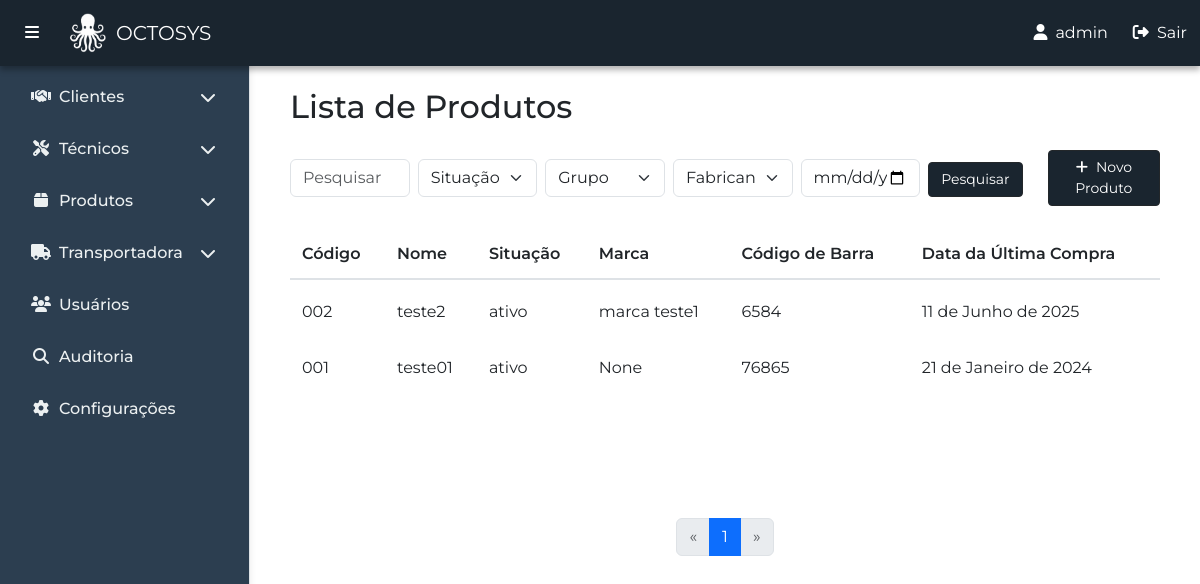
Screenshot of /pt-br/produtos/produtos/ver/ (signed in) with the database file from the repository.
### produtos/models.py (models this page shows, shortened)
class Produto(models.Model):
    SITUACAO_CHOICES = [
        ('ativo', 'Ativo'),
        ('fora_de_linha', 'Fora de linha'),
        ('ruptura', 'Ruptura'),
        ('preco_desatualizado', 'Preço desatualizado'),
        ('consumo_proprio', 'Consumo próprio'),
        ('nao_comercializado', 'Não comercializado'),
    ]
    codigo = models.CharField(max_length=20, unique=True, blank=True, null=True)
    nome = models.CharField(max_length=100)
    grupo = models.ForeignKey(Grupo, on_delete=models.SET_NULL, null=True)
    qtd_entrada = models.IntegerField()
    estoque_minimo = models.IntegerField()
    estoque_maximo = models.IntegerField()
    situacao = models.CharField(max_length=30, choices=SITUACAO_CHOICES, default='ativo')
    fabricante = models.ForeignKey(Fabricante, on_delete=models.SET_NULL, null=True)
    marca = models.ForeignKey(Marca, on_delete=models.SET_NULL, null=True)
    ref_fabricante = models.CharField(max_length=100)
    cod_embalagem = models.CharField(max_length=20, unique=True, blank=True, null=True)
    cod_barra = models.CharField(max_length=50)
    apresentacao = models.CharField(max_length=60)
    data_ultima_compra = models.DateField(blank=True, null=True)
    descricao = models.TextField(blank=True, null=True)

class Marca(models.Model):
    nome = models.CharField(max_length=100)
    def __str__(self):
        return self.nome

### produtos/views.py (the view, shortened to what this page needs)
# urls.py: path('produtos/ver/', views.listar_produtos, name='listar_produtos'),
@login_required
def listar_produtos(request):
    pesquisa = request.GET.get('pesquisa', '')
    situacao = request.GET.get('situacao', '')
    grupo = request.GET.get('grupo', '')
    fabricante = request.GET.get('fabricante', '')
    data_ultima_compra = request.GET.get('data_ultima_compra', '')
    produtos = Produto.objects.all().order_by('-id')
    if situacao:
        produtos = produtos.filter(situacao=situacao)
    if grupo:
        produtos = produtos.filter(grupo_id=grupo)
    if fabricante:
        produtos = produtos.filter(fabricante_id=fabricante)
    if data_ultima_compra:
        produtos = produtos.filter(data_ultima_compra=data_ultima_compra)
    paginator = Paginator(produtos, 5)
    page_number = request.GET.get('page')
    page_obj = paginator.get_page(page_number)
    grupos = Grupo.objects.all()
    fabricantes = Fabricante.objects.all()
    return render(request, 'produtos/produtos.html', {
        'page_obj': page_obj,
        'pesquisa': pesquisa,
        'situacao': situacao,
        'grupo': grupo,
        'fabricante': fabricante,
        'data_ultima_compra': data_ultima_compra,
        'grupos': grupos,
        'fabricantes': fabricantes,
        'Produto': Produto,  # usado para acessar Produto.SITUACAO_CHOICES no template
    })

### produtos/templates/produtos/produtos.html (shortened to what this page needs)
{% extends 'principal/base.html' %}
{% block content %}
<div class="container my-4">
    <h2 class="mb-4">Lista de Produtos</h2>
    <div class="table-responsive">
        <div class="mb-3 d-flex justify-content-between align-items-center">
            <form method="get" class="row g-2 align-items-end">
                <div class="col-md-2">
                    <input type="text" name="pesquisa" placeholder="Pesquisar" class="form-control"
                        value="{{ pesquisa|default:'' }}">
                </div>
                <div class="col-md-2">
                    <select name="situacao" class="form-select">
                        <option value="">Situação</option>
                    </select>
                </div>
                <div class="col-md-2">
                    <select name="grupo" class="form-select">
                        <option value="">Grupo</option>
                    </select>
                </div>
                <div class="col-md-2">
                    <select name="fabricante" class="form-select">
                        <option value="">Fabricante</option>
                    </select>
                </div>
                <div class="col-md-2">
                    <input type="date" name="data_ultima_compra" class="form-control"
                        value="{{ data_ultima_compra|default:'' }}">
                </div>
                <div class="col-md-2">
                    <button type="submit" class="btn btn-dark-custom btn-sm w-auto">
                        Pesquisar
                    </button>
                </div>
            </form>
            <a href="{% url 'produtos:cadastrar_produto' %}" class="btn btn-dark-custom btn-sm w-auto">
                <i class="fas fa-plus me-2"></i>Novo Produto
            </a>
        </div>
        <div class="table-pagination-container">
            <table class="table table-hover custom-table">
                <thead class="custom-thead">
                    <tr>
                        <th scope="col">Código</th>
                        <th scope="col">Nome</th>
                        <th scope="col">Situação</th>
                        <th scope="col">Marca</th>
                        <th scope="col">Código de Barra</th>
                        <th scope="col">Data da Última Compra</th>
                    </tr>
                </thead>
                <tbody>
                    {% for produto in page_obj %}
                    <tr data-bs-toggle="modal"
                        data-bs-target="#modalProduto{{ produto.id }}"
                        style="cursor: pointer;">
                        <td>{{ produto.codigo }}</td>
                        <td>{{ produto.nome }}</td>
                        <td>{{ produto.situacao }}</td>
                        <td>{{ produto.marca }}</td>
                        <td>{{ produto.cod_barra }}</td>
                        <td>{{ produto.data_ultima_compra }}</td>
                    </tr>
                    {% empty %}
                    <tr>
                        <td colspan="6">Nenhum produto encontrado.</td>
                    </tr>
                    {% endfor %}
                </tbody>
            </table>
            <nav aria-label="Navegação de página">
                <ul class="pagination justify-content-center">
                    {% if page_obj.has_previous %}
                        <li class="page-item">
                            <a class="page-link" href="?{% if pesquisa %}pesquisa={{ pesquisa }}&{% endif %}{% if situacao %}situacao={{ situacao }}&{% endif %}{% if marca %}marca={{ marca }}&{% endif %}{% if fabricante %}fabricante={{ fabricante }}&{% endif %}{% if data_ultima_compra %}data_ultima_compra={{ data_ultima_compra }}&{% endif %}page={{ page_obj.previous_page_number }}" aria-label="Anterior">
                                <span aria-hidden="true">&laquo;</span>
                            </a>
                        </li>
                    {% else %}
                        <li class="page-item disabled"><span class="page-link">&laquo;</span></li>
                    {% endif %}
                    {% for num in page_obj.paginator.page_range %}
                        {% if num == page_obj.number %}
                            <li class="page-item active"><span class="page-link">{{ num }}</span></li>
                        {% endif %}
                    {% endfor %}
                    {% if page_obj.has_next %}
                        <li class="page-item">
                            <a class="page-link" href="?{% if pesquisa %}pesquisa={{ pesquisa }}&{% endif %}{% if situacao %}situacao={{ situacao }}&{% endif %}{% if marca %}marca={{ marca }}&{% endif %}{% if fabricante %}fabricante={{ fabricante }}&{% endif %}{% if data_ultima_compra %}data_ultima_compra={{ data_ultima_compra }}&{% endif %}page={{ page_obj.next_page_number }}" aria-label="Próximo">
                                <span aria-hidden="true">&raquo;</span>
                            </a>
                        </li>
                    {% else %}
                        <li class="page-item disabled"><span class="page-link">&raquo;</span></li>
                    {% endif %}
                </ul>
            </nav>
        </div>
    </div>
</div>
{% endblock %}

### principal/templates/principal/base.html (shortened to what this page needs)
{% load static %}
<!DOCTYPE html>
<html lang="pt-br">
<head>
  <link href="https://cdn.jsdelivr.net/npm/bootstrap@5.3.0/dist/css/bootstrap.min.css" rel="stylesheet" />
  <link rel="stylesheet" href="https://cdnjs.cloudflare.com/ajax/libs/font-awesome/6.5.0/css/all.min.css" />
</head>
<body>
  <nav class="navbar navbar-expand-lg navbar-light custom-navbar fixed-top">
    <div class="container-fluid">
      <button class="btn btn-link text-white me-3" id="toggleSidebar">
        <i class="fas fa-bars"></i>
      </button>
      <a class="navbar-brand d-flex align-items-center" href="{% url 'home' %}">
        <img src="{% static 'principal/img/logo.png' %}" alt="" width="40" height="40"
          class="me-2 d-inline-block align-text-top">
          OCTOSYS
      </a>
      <div class="collapse navbar-collapse" id="navbarMenu">
        <ul class="navbar-nav ms-auto d-flex align-items-center">
          <li class="nav-item me-3">
            <span class="nav-link text-white"><i class="fa fa-user me-2"></i>{{ user.username }}</span>
          </li>
          <li class="nav-item">
            <form action="{% url 'logout' %}" method="post" class="m-0 p-0">
              <button type="submit" class="btn btn-link text-white p-0 m-0" style="text-decoration: none;">
                <i class="fas fa-sign-out-alt me-1"></i> Sair
              </button>
            </form>
          </li>
        </ul>
      </div>
    </div>
  </nav>
  <div class="sidebar" id="sidebar">
    <ul class="nav flex-column px-3">
      <li class="nav-item mb-2">
        <a class="nav-link d-flex justify-content-between align-items-center" href="#clientesSubmenu" data-bs-toggle="collapse" aria-expanded="false">
          <span><i class="fas fa-handshake me-2"></i>Clientes</span>
          <i class="fas fa-chevron-down"></i>
        </a>
      </li>
      <li class="nav-item mb-2">
        <a class="nav-link d-flex justify-content-between align-items-center" href="#tecnicosSubmenu" data-bs-toggle="collapse" aria-expanded="false">
          <span><i class="fas fa-tools me-2"></i>Técnicos</span>
          <i class="fas fa-chevron-down"></i>
        </a>
      </li>
      <li class="nav-item mb-2">
        <a class="nav-link d-flex justify-content-between align-items-center" href="#produtosSubmenu" data-bs-toggle="collapse" aria-expanded="false">
          <span><i class="fas fa-box me-2"></i>Produtos</span>
          <i class="fas fa-chevron-down"></i>
        </a>
      </li>
      <li class="nav-item mb-2">
        <a class="nav-link d-flex justify-content-between align-items-center" href="#transportadoraSubmenu" data-bs-toggle="collapse" aria-expanded="false">
          <span><i class="fas fa-truck me-2"></i>Transportadora</span>
          <i class="fas fa-chevron-down"></i>
        </a>
      </li>
      <li class="nav-item mb-2">
        <a class="nav-link" href="{% url 'usuarios' user.username %}"><i class="fas fa-users me-2"></i>Usuários</a>
      </li>
      <li class="nav-item mb-2">
        <a class="nav-link" href="{% url 'atividades:ver_atividades' %}"><i class="fas fa-search me-2"></i>Auditoria</a>
      </li>
      <li class="nav-item mb-2">
          <a class="nav-link" href="{% url 'configuracoes' %}"><i class="fas fa-cog me-2"></i>Configurações</a>
      </li>
    </ul>
  </div>
  <div class="content" id="mainContent">
    <div class="container pt-5">
    {% block content %}{% endblock %}
</div>
  </div>
</body>
</html>

### principal/templates/principal/base.html (style rules this page uses)
body { display: flex; min-height: 100vh; font-family: 'Montserrat', sans-serif; }
.sidebar { margin-top: 15px; width: 250px; background-color: #2c3e50; padding-top: 60px; position: fixed; top: 0; bottom: 0; left: 0; z-index: 1000; border-right: 1px solid #dee2e6; box-shadow: 2px 0 5px rgba(0, 0, 0, 0.05); transition: all 0.3s; }
.sidebar .nav-link { color: #ecf0f1; font-weight: 500; padding: 10px 15px; border-radius: 6px; transition: background-color 0.2s, color 0.2s; }
.sidebar .nav-link i { width: 20px; text-align: center; }
.sidebar .nav-item > a i.fas.fa-chevron-down { transition: transform 0.3s; }
.content { margin-left: 250px; padding: 1rem; flex-grow: 1; transition: all 0.3s; }
.custom-navbar { background-color: #1a252f; box-shadow: 0 4px 6px rgba(0, 0, 0, 0.3); }
.custom-navbar .navbar-brand { color: white !important; }
.custom-navbar .btn-link, .custom-navbar .nav-link { transition: color 0.3s ease, transform 0.3s ease; }
.btn-dark-custom { background-color: #1a252f; border-color: #23272a; color: #fff; font-size: 0.875rem; padding: 0.375rem 0.75rem; }

### produtos/templates/produtos/produtos.html (style rules this page uses)
.table-pagination-container { min-height: 350px; display: flex; flex-direction: column; justify-content: space-between; }
.custom-table { border-collapse: separate; border-spacing: 0 8px; background-color: transparent; }
.custom-table thead { background-color: #343a40; color: white; }
.custom-table th { border: none; padding: 12px; font-weight: 600; }
.custom-table tbody tr { background-color: #ffffff; transition: box-shadow 0.2s ease; border-radius: 8px; }
.custom-table td { border: none; padding: 12px; vertical-align: middle; }
.custom-table tbody tr td:first-child { border-top-left-radius: 8px; border-bottom-left-radius: 8px; }
.custom-table tbody tr td:last-child { border-top-right-radius: 8px; border-bottom-right-radius: 8px; }
.custom-thead { background-color: #f8f9fa; color: black; }
.custom-thead th { font-weight: 600; padding: 12px; border-bottom: 2px solid #dee2e6; }

### rows the page displays
Produto: codigo "002", nome "teste2", situacao "ativo", marca "marca teste1", cod_barra "6584", data_ultima_compra "11 de Junho de 2025"
Produto: codigo "001", nome "teste01", situacao "ativo", marca "None", cod_barra "76865", data_ultima_compra "21 de Janeiro de 2024"

### other values shown
{{ user.username }} "admin"
{{ num }} "1"
